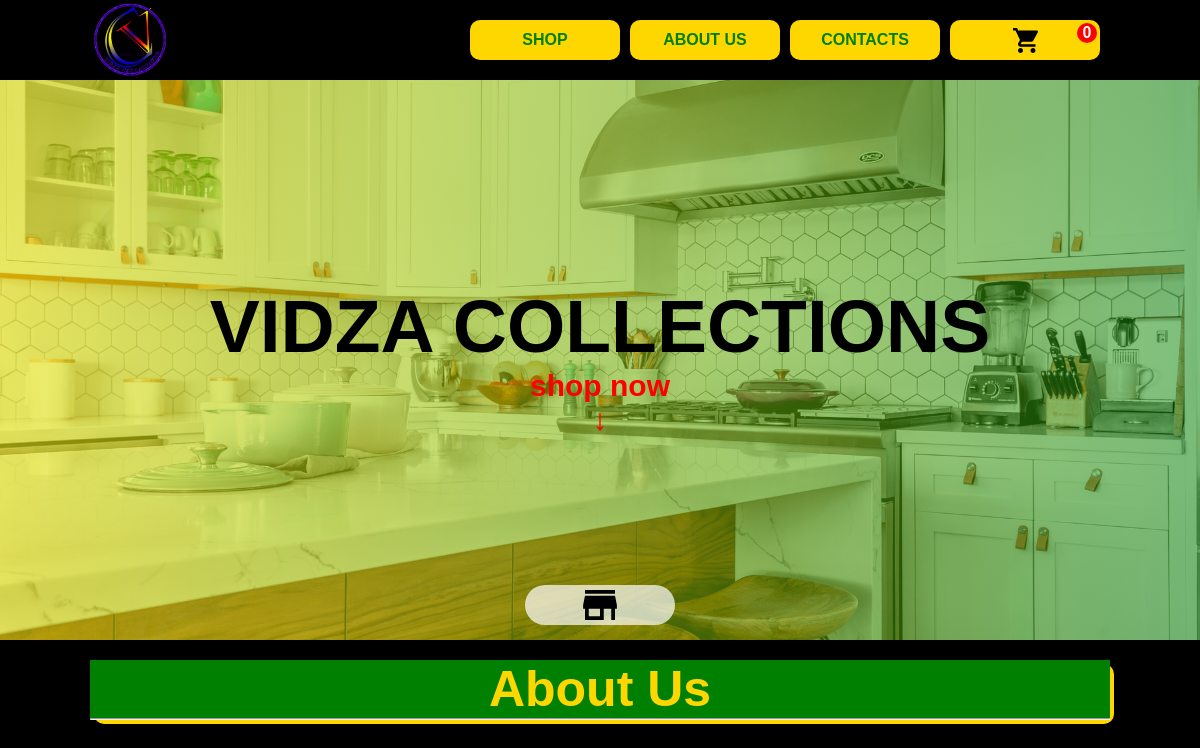
Before: / with the older database file.
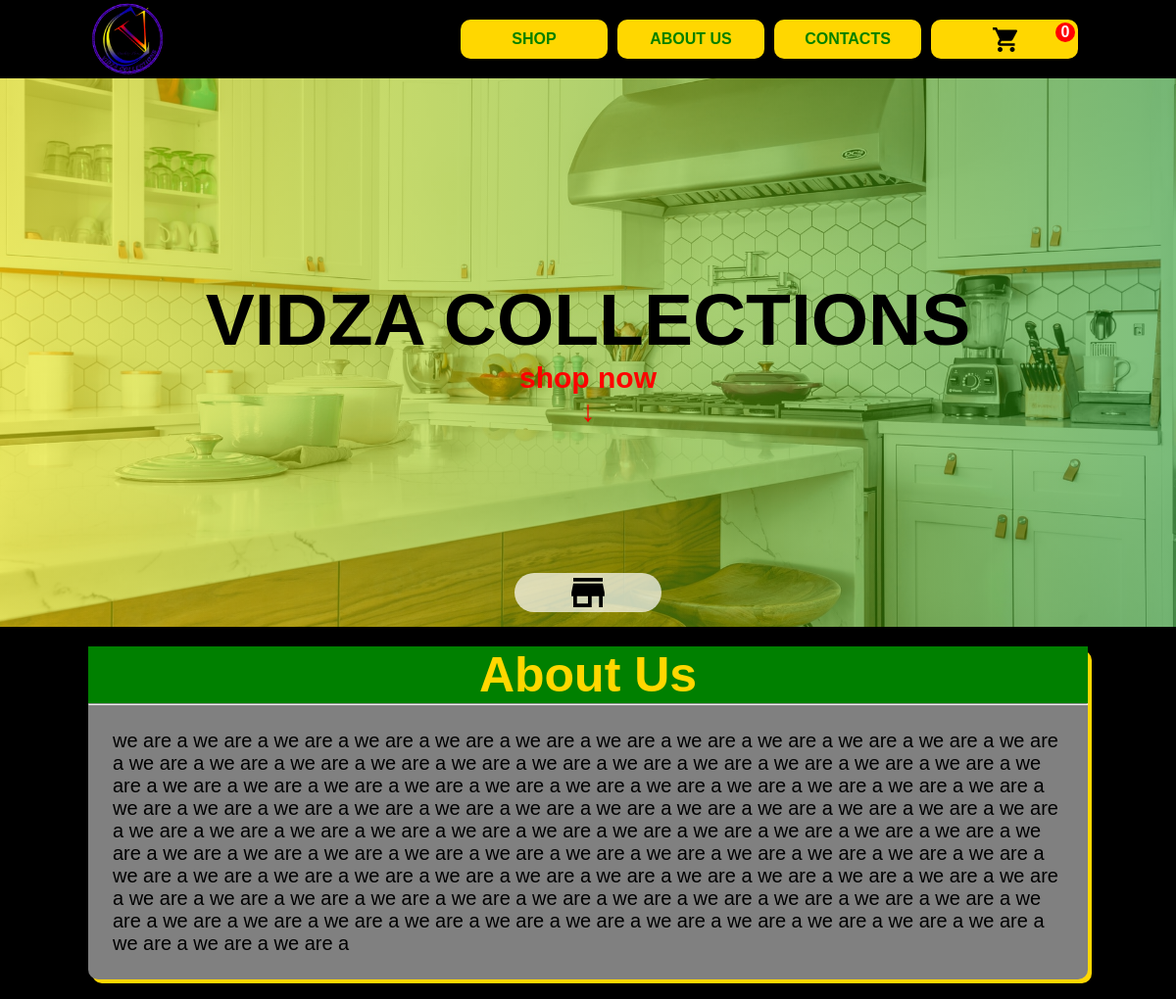
After: the same page with the newer database file.
### app/models.py (models this page shows, shortened)
class About(models.Model):
	article = models.TextField()

### app/views.py (the view)
# urls.py: path('', views.app_home, name='app_home'),
def app_home(request):
    data = cartData(request)
    cart_items = data['cartItems']
    abouts=About.objects.all()
    context={
        'cart_items':cart_items,
        'abouts':abouts,
    }
    return render(request, 'app/home.html', context)

### store/utils.py (called while the page is built, shortened)
def cookieCart(request):
	try:
		cart = json.loads(request.COOKIES['cart'])
	except:
		cart = {}
		print('CART:', cart)
	items = []
	order = {'get_cart_total':0, 'get_cart_items':0}
	cartItems = order['get_cart_items']
	return {'cartItems':cartItems ,'order':order, 'items':items}

def cartData(request):
	cookieData = cookieCart(request)
	cartItems = cookieData['cartItems']
	order = cookieData['order']
	items = cookieData['items']
	return {'cartItems':cartItems ,'order':order, 'items':items}

### app/templates/app/home.html (shortened to what this page needs)
{% extends "app/base.html" %}  {% load static %} {% block css %}
<link rel="stylesheet" href="{% static 'app/css/home.css' %}"> {% endblock %} {% block nav %} {% endblock %} {% block body %}
<div class="section_header home_header">
    <h1>VIDZA COLLECTIONS</h1>
    <h3>shop now <br> &DownArrow;</h3>
    <a href="{% url 'store_home' %} " class="button shop_link">
        <img src="{% static 'app/images/svgs/shop.svg' %}" alt="">
    </a>
</div>
<div class="section_body home_section">
    <div id="home_section_head">
        <h1>About Us </h1>
    </div>
    <hr id="line-seperator"> {% for about in abouts %}
    <p>{{about.article}}</p>
    {% endfor %}
</div>
{% endblock %} {% block js %} {% endblock %}

Changed rows visible on the page:
added About: article "we are a we are a we are a we are a we are a we are a we are a we are a we are a we are a we are a we are a we are a we are a we are a we are a we are a we are a we are a we are a we are a we are a we are a we are a we are a we are a we are a we are a we are a we are a we are a we are a we are a we are a we are a we are a we are a we are a we are a we are a we are a we are a we are a we are a we are a we are a we are a we are a we are a we are a we are a we are a we are a we are a we are a we are a we are a we are a we are a we are a we are a we are a we are a we are a we are a we are a we are a we are a we are a we are a we are a we are a we are a we are a we are a we are a we are a we are…"
